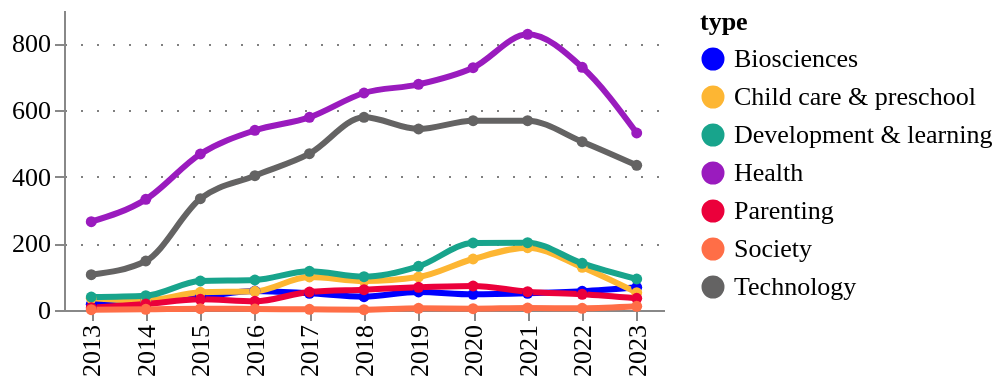

Notebook source saved alongside this figure:
### Code cell
fig = pu.ts_smooth(
    ts_df,
    ts_df['type'].unique(),
    variable= "counts",
    variable_title = "",
    category_column = 'type',
    width = 300,
    height = 150,
    legend_orient='right',
)
pu.configure_plots(fig)

### Figure 1 — Vega-Lite specification as saved in the notebook (floating-point values rounded to 4 significant figures)
{"config": {"title": {"font": "Averta", "anchor": "start"}, "subtitle": {"font": "Averta"}, "axis": {"labelFont": "Averta", "titleFont": "Averta", "gridColor": "grey", "gridDash": [1, 7], "labelFontSize": 13, "titleFontSize": 13}, "header": {"labelFont": "Averta", "titleFont": "Averta"}, "legend": {"labelFont": "Averta", "titleFont": "Averta", "labelFontSize": 13, "titleFontSize": 13}, "range": {"category": ["#0000FF", "#FDB633", "#18A48C", "#9A1BBE", "#EB003B", "#FF6E47", "#646363", "#0F294A", "#97D9E3", "#A59BEE", "#F6A4B7", "#D2C9C0", "#FFFFFF", "#000000"], "ordinal": {"scheme": ["#0000FF", "#FDB633", "#18A48C", "#9A1BBE", "#EB003B", "#FF6E47", "#646363", "#0F294A", "#97D9E3", "#A59BEE", "#F6A4B7", "#D2C9C0", "#FFFFFF", "#000000"]}}, "view": {"strokeWidth": 0}}, "data": {"name": "data-397e9efd1a73938fb018d1802925a089"}, "mark": {"type": "line", "interpolate": "monotone", "point": {"filled": true, "size": 30}, "size": 3, "strokeDash": [0]}, "encoding": {"color": {"field": "type", "legend": {"orient": "right"}, "type": "nominal"}, "tooltip": [{"field": "year", "title": "Year", "type": "ordinal"}, {"field": "type", "type": "nominal"}, {"field": "counts", "format": ".3f", "title": "", "type": "quantitative"}], "x": {"field": "year", "title": "", "type": "ordinal"}, "y": {"field": "counts", "title": "", "type": "quantitative"}}, "height": 150, "title": {"anchor": "start", "text": "", "fontSize": 14, "subtitle": "", "subtitleFont": "Averta", "subtitleFontSize": 13}, "width": 300, "$schema": "https://vega.github.io/schema/vega-lite/v4.17.0.json", "datasets": {"data-397e9efd1a73938fb018d1802925a089": [{"year": 2013, "type": "Biosciences", "counts": 17, "counts_prop": 0.001}, {"year": 2014, "type": "Biosciences", "counts": 28, "counts_prop": 0.001}, {"year": 2015, "type": "Biosciences", "counts": 39, "counts_prop": 0.002}, {"year": 2016, "type": "Biosciences", "counts": 57, "counts_prop": 0.002}, {"year": 2017, "type": "Biosciences", "counts": 50, "counts_prop": 0.002}, {"year": 2018, "type": "Biosciences", "counts": 40, "counts_prop": 0.002}, {"year": 2019, "type": "Biosciences", "counts": 54, "counts_prop": 0.002}, {"year": 2020, "type": "Biosciences", "counts": 47, "counts_prop": 0.002}, {"year": 2021, "type": "Biosciences", "counts": 50, "counts_prop": 0.002}, {"year": 2022, "type": "Biosciences", "counts": 56, "counts_prop": 0.002}, {"year": 2023, "type": "Biosciences", "counts": 68, "counts_prop": 0.003}, {"year": 2013, "type": "Child care & preschool", "counts": 35, "counts_prop": 0.001}, {"year": 2014, "type": "Child care & preschool", "counts": 28, "counts_prop": 0.001}, {"year": 2015, "type": "Child care & preschool", "counts": 53, "counts_prop": 0.002}, {"year": 2016, "type": "Child care & preschool", "counts": 56, "counts_prop": 0.002}, {"year": 2017, "type": "Child care & preschool", "counts": 99, "counts_prop": 0.004}, {"year": 2018, "type": "Child care & preschool", "counts": 87, "counts_prop": 0.003}, {"year": 2019, "type": "Child care & preschool", "counts": 99, "counts_prop": 0.004}, {"year": 2020, "type": "Child care & preschool", "counts": 153, "counts_prop": 0.006}, {"year": 2021, "type": "Child care & preschool", "counts": 187, "counts_prop": 0.007}, {"year": 2022, "type": "Child care & preschool", "counts": 128, "counts_prop": 0.005}, {"year": 2023, "type": "Child care & preschool", "counts": 52, "counts_prop": 0.002}, {"year": 2013, "type": "Development & learning", "counts": 39, "counts_prop": 0.002}, {"year": 2014, "type": "Development & learning", "counts": 43, "counts_prop": 0.002}, {"year": 2015, "type": "Development & learning", "counts": 87, "counts_prop": 0.003}, {"year": 2016, "type": "Development & learning", "counts": 90, "counts_prop": 0.003}, {"year": 2017, "type": "Development & learning", "counts": 116, "counts_prop": 0.004}, {"year": 2018, "type": "Development & learning", "counts": 100, "counts_prop": 0.004}, {"year": 2019, "type": "Development & learning", "counts": 131, "counts_prop": 0.005}, {"year": 2020, "type": "Development & learning", "counts": 201, "counts_prop": 0.008}, {"year": 2021, "type": "Development & learning", "counts": 202, "counts_prop": 0.008}, {"year": 2022, "type": "Development & learning", "counts": 140, "counts_prop": 0.005}, {"year": 2023, "type": "Development & learning", "counts": 93, "counts_prop": 0.004}, {"year": 2013, "type": "Health", "counts": 265, "counts_prop": 0.01}, {"year": 2014, "type": "Health", "counts": 332, "counts_prop": 0.013}, {"year": 2015, "type": "Health", "counts": 468, "counts_prop": 0.018}, {"year": 2016, "type": "Health", "counts": 539, "counts_prop": 0.021}, {"year": 2017, "type": "Health", "counts": 578, "counts_prop": 0.022}, {"year": 2018, "type": "Health", "counts": 651, "counts_prop": 0.025}, {"year": 2019, "type": "Health", "counts": 677, "counts_prop": 0.026}, {"year": 2020, "type": "Health", "counts": 727, "counts_prop": 0.028}, {"year": 2021, "type": "Health", "counts": 827, "counts_prop": 0.032}, {"year": 2022, "type": "Health", "counts": 728, "counts_prop": 0.028}, {"year": 2023, "type": "Health", "counts": 531, "counts_prop": 0.02}, {"year": 2013, "type": "Parenting", "counts": 7, "counts_prop": 0.0}, {"year": 2014, "type": "Parenting", "counts": 18, "counts_prop": 0.001}, {"year": 2015, "type": "Parenting", "counts": 32, "counts_prop": 0.001}, {"year": 2016, "type": "Parenting", "counts": 26, "counts_prop": 0.001}, {"year": 2017, "type": "Parenting", "counts": 54, "counts_prop": 0.002}, {"year": 2018, "type": "Parenting", "counts": 61, "counts_prop": 0.002}, {"year": 2019, "type": "Parenting", "counts": 68, "counts_prop": 0.003}, {"year": 2020, "type": "Parenting", "counts": 72, "counts_prop": 0.003}, {"year": 2021, "type": "Parenting", "counts": 55, "counts_prop": 0.002}, {"year": 2022, "type": "Parenting", "counts": 47, "counts_prop": 0.002}, {"year": 2023, "type": "Parenting", "counts": 35, "counts_prop": 0.001}, {"year": 2013, "type": "Society", "counts": 1, "counts_prop": 0.0}, {"year": 2014, "type": "Society", "counts": 2, "counts_prop": 0.0}, {"year": 2015, "type": "Society", "counts": 4, "counts_prop": 0.0}, {"year": 2016, "type": "Society", "counts": 3, "counts_prop": 0.0}, {"year": 2017, "type": "Society", "counts": 2, "counts_prop": 0.0}, {"year": 2018, "type": "Society", "counts": 1, "counts_prop": 0.0}, {"year": 2019, "type": "Society", "counts": 5, "counts_prop": 0.0}, {"year": 2020, "type": "Society", "counts": 4, "counts_prop": 0.0}, {"year": 2021, "type": "Society", "counts": 6, "counts_prop": 0.0}, {"year": 2022, "type": "Society", "counts": 5, "counts_prop": 0.0}, {"year": 2023, "type": "Society", "counts": 11, "counts_prop": 0.0}, {"year": 2013, "type": "Technology", "counts": 106, "counts_prop": 0.004}, {"year": 2014, "type": "Technology", "counts": 147, "counts_prop": 0.006}, {"year": 2015, "type": "Technology", "counts": 334, "counts_prop": 0.013}, {"year": 2016, "type": "Technology", "counts": 403, "counts_prop": 0.016}, {"year": 2017, "type": "Technology", "counts": 469, "counts_prop": 0.018}, {"year": 2018, "type": "Technology", "counts": 578, "counts_prop": 0.022}, {"year": 2019, "type": "Technology", "counts": 543, "counts_prop": 0.021}, {"year": 2020, "type": "Technology", "counts": 568, "counts_prop": 0.022}, {"year": 2021, "type": "Technology", "counts": 568, "counts_prop": 0.022}, {"year": 2022, "type": "Technology", "counts": 505, "counts_prop": 0.019}, {"year": 2023, "type": "Technology", "counts": 434, "counts_prop": 0.017}]}}
